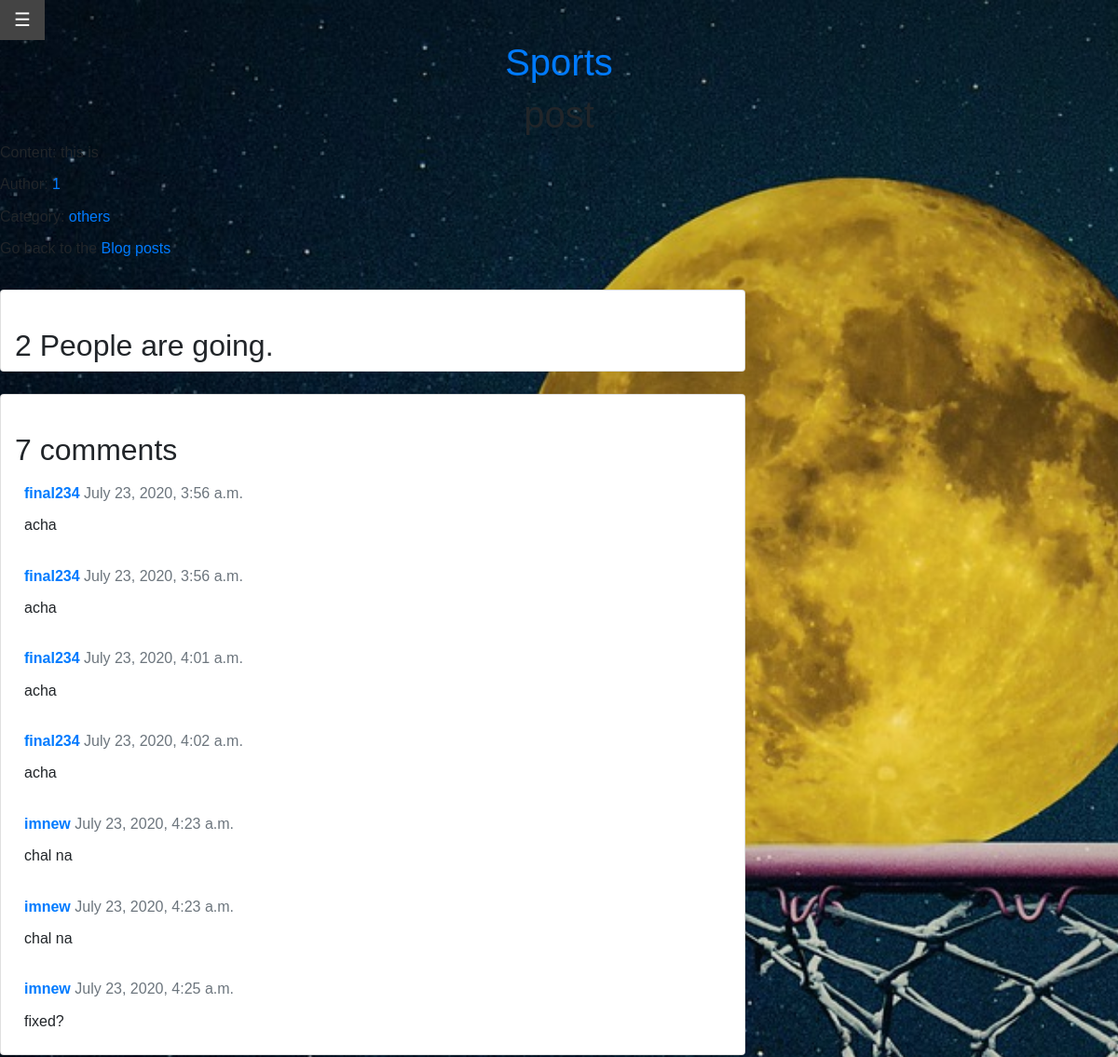
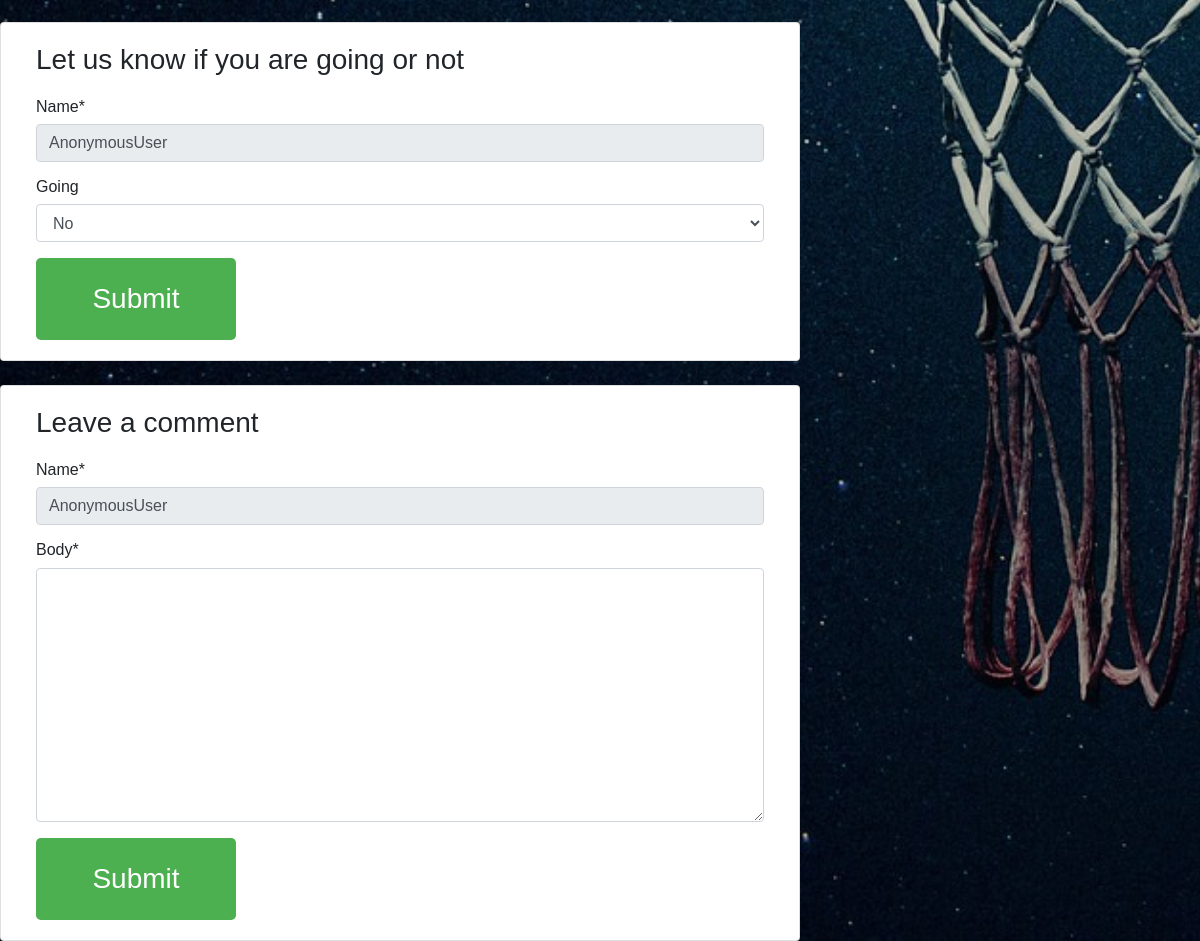
The app's page /posts/post/ with its own data (2 pictures, top to bottom).
### app1/models.py (models this page shows, shortened)
class Post(models.Model):
    user= models.CharField(max_length=100)
    title= models.CharField(max_length=100)
    location = models.CharField(max_length=100, default='online')
    content= models.TextField()
    category = models.CharField(max_length=30, default='others')
    url= models.SlugField(max_length=100, unique=False, blank=True, editable=False)

class Comment(models.Model):
    post = models.ForeignKey(Post,on_delete=models.CASCADE,related_name='comments')
    name = models.CharField(max_length=80)
    body = models.TextField()
    created_on = models.DateTimeField(auto_now_add=True)
    active = models.BooleanField(default=True)
    class Meta:
        ordering = ['created_on']

### app1/views.py (the view)
# urls.py: url(r'^posts/(?P<url>\S+)/$', posts_detail_view, name='posts_detail_view'),
def posts_detail_view(request, url=None):
    post= get_object_or_404(Post, url=url)
    goings= post.goings.filter(active=True)
    impcheck=True
    for i in goings:
        if i.name==request.user.username:
            impcheck=False
            break
    new_goings=None
    comments = post.comments.filter(active=True)
    new_comment = None
    if request.method == 'POST':
        comment_form = CommentForm(data=request.POST)
        if impcheck:
            going_form = Goingform(data=request.POST)
            if going_form.is_valid():
                if request.POST.get('going',False)!='False':
                    new_goings=going_form.save(commit=False)
                    new_goings.post=post
                    new_goings.save()
                else:
                    pass
        else:
            going_form=[]
            new_goings=True
        if comment_form.is_valid():
            new_comment = comment_form.save(commit=False)
            new_comment.post = post
            new_comment.save()
    else:
        comment_form = CommentForm()
        if not impcheck:
            new_goings=True
            going_form=[]
        else:
            going_form=Goingform()
    context= {'post': post,
              }
    return render(request, 'posts-detail-view.html', {'post': post,'comments': comments,'new_comment': new_comment,'comment_form': comment_form,'goings':goings,'new_goings':new_goings,'going_form':going_form})

### app1/forms.py
class CommentForm(forms.ModelForm):
    class Meta:
        model = Comment
        fields = ('name', 'body')

class Goingform(forms.ModelForm):
    class Meta:
        model = Going
        fields = ('name','going')
        widgets = {
            'going': forms.Select(choices=TRUE_FALSE_CHOICES)
        }

### Templates/posts-detail-view.html (shortened to what this page needs)
{% extends 'base.html' %}
{% load crispy_forms_tags %}
{% block content %}
<h1>{{ post.title }}</h1>
<p>Content: {{ post.content }}</p>
<p>Author: <a href="/user/profile/{{post.author}}">{{ post.user }}</a></p>
<p>Category: <a href="/{{post.category}}"> {{ post.category }}</a></p>
Go back to the <a href="/posts/">Blog posts </a><br><br>
<div class="col-md-8 card mb-4  mt-3 ">
  <div class="card-body">
  </div>
    <h2>{{ goings.count }} People are going.</h2>
  </div>
    <div class="col-md-8 card mb-4  mt-3 ">
      <div class="card-body">
      </div>
        <h2>{{ comments.count }} comments</h2>
        {% for comment in comments %}
        <div class="comments" style="padding: 10px;">
          <p class="font-weight-bold">
           <a href="/user/profile/{{comment.name}}"> {{ comment.name }}</a>
            <span class=" text-muted font-weight-normal">
              {{ comment.created_on }}
            </span>
          </p>
          {{ comment.body | linebreaks }}
        </div>
        {% endfor %}
      </div>
    <div class="col-md-8 card mb-4  mt-3 ">
     <div class="card-body">
      {% if new_goings %}
      <div class="alert alert-success" role="alert">
         Your response was updated
      </div>
      {% else %}
      <h3>Let us know if you are going or not</h3>
      <form method="post" style="margin-top: 1.3em;">
         <form method="post" style="margin-top: 1.3em;">
            <div id="div_id_name" class="form-group"> <label for="id_name" class="control-label  requiredField">
                   Name<span class="asteriskField">*</span> </label> <div class="controls "> <input type="text" name="name" maxlength="80" class="textinput textInput form-control" required="" id="id_name" value={{user}} readonly > </div> </div> <div id="div_id_going" class="form-group"> <label for="id_going" class="control-label ">
                   Going
               </label> <div class="controls "> <select name="going" class="select form-control" id="id_going"> <option value="True">Yes</option> <option value="False" selected="">No</option>
   </select> </div> </div>
        <button type="submit" class="btn btn-primary  btn-lg">Submit</button>
      </form>
      {% endif %}
     </div>
  </div>
    <div class="col-md-8 card mb-4  mt-3 ">
      <div class="card-body">
        <h3>Leave a comment</h3>
        <form method="post" style="margin-top: 1.3em;">
            <form method="post" style="margin-top: 1.3em;">
                <div id="div_id_name" class="form-group"> <label for="id_name" class="control-label  requiredField">
                                Name<span class="asteriskField">*</span> </label> <div class="controls "> <input type="text" name="name" maxlength="80" class="textinput textInput form-control" required id="id_name" value={{user}} readonly> </div> </div> <div id="div_id_body" class="form-group"> <label for="id_body" class="control-label  requiredField">
                                Body<span class="asteriskField">*</span> </label> <div class="controls "> <textarea name="body" cols="40" rows="10" class="textarea form-control" required id="id_body">
                </textarea> </div> </div>
          <button type="submit" class="btn btn-primary  btn-lg">Submit</button>
        </form>
      </div>
    </div>
{% endblock %}

### static/style.css (style rules this page uses)
html { height:100%; }
body { background: url('/static/login.jpg'); height: 100%; background-attachment: fixed; background-position: center; background-repeat: no-repeat; background-size: cover; margin: 0; padding: 0; border: 0; font-size: 100%; font: inherit; vertical-align: baseline; }
h1 { font-weight: 500; line-height: 1.2; text-align:center; }
button[type=submit] { position: relative; background-color: #4CAF50; border: none; font-size: 28px; color: #FFFFFF; padding: 20px; width: 200px; text-align: center; transition-duration: 0.4s; text-decoration: none; overflow: hidden; cursor: pointer; }
body { font-family: 'Mukta', sans-serif; }

### records on screen
Post: title "post", content "this is", user "1", category "others"
Comment: name "final234", created_on "July 23, 2020, 3:56 a.m.", body "acha"
Comment: name "final234", created_on "July 23, 2020, 3:56 a.m.", body "acha"
Comment: name "final234", created_on "July 23, 2020, 4:01 a.m.", body "acha"
Comment: name "final234", created_on "July 23, 2020, 4:02 a.m.", body "acha"
Comment: name "imnew", created_on "July 23, 2020, 4:23 a.m.", body "chal na"
Comment: name "imnew", created_on "July 23, 2020, 4:23 a.m.", body "chal na"
Comment: name "imnew", created_on "July 23, 2020, 4:25 a.m.", body "fixed?"

### other values on screen
{{ goings.count }} "2"
{{ comments.count }} "7"
